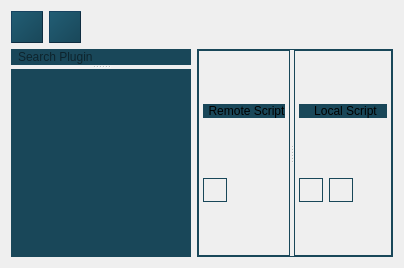
        <widget class="QWidget" name="remotepythonTab">
         <attribute name="icon">
          <iconset resource="RESOURCE.qrc">
           <normaloff>:/img/assets/python.png</normaloff>:/img/assets/python.png</iconset>
         </attribute>
         <attribute name="title">
          <string/>
         </attribute>
         <layout class="QGridLayout" name="gridLayout_2">
          <item row="1" column="1">
           <widget class="QSplitter" name="splitter">
            <property name="styleSheet">
             <string notr="true">border: 1px solid;
border-color:#194759;</string>
            </property>
            <property name="orientation">
             <enum>Qt::Horizontal</enum>
            </property>
            <widget class="QWidget" name="layoutWidget">
             <layout class="QVBoxLayout" name="verticalLayout">
              <property name="leftMargin">
               <number>5</number>
              </property>
              <property name="rightMargin">
               <number>5</number>
              </property>
              <item>
               <widget class="QLabel" name="remoteScriptLabel">
                <property name="minimumSize">
                 <size>
                  <width>0</width>
                  <height>14</height>
                 </size>
                </property>
                <property name="maximumSize">
                 <size>
                  <width>16777215</width>
                  <height>14</height>
                 </size>
                </property>
                <property name="styleSheet">
                 <string notr="true">background-color:#194759;
border: none;
padding-left: 5px;</string>
                </property>
                <property name="text">
                 <string>Remote Script</string>
                </property>
                <property name="textFormat">
                 <enum>Qt::AutoText</enum>
                </property>
                <property name="alignment">
                 <set>Qt::AlignCenter</set>
                </property>
               </widget>
              </item>
              <item>
               <widget class="QPushButton" name="eraseRButton">
                <property name="minimumSize">
                 <size>
                  <width>24</width>
                  <height>24</height>
                 </size>
                </property>
                <property name="maximumSize">
                 <size>
                  <width>24</width>
                  <height>24</height>
                 </size>
                </property>
                <property name="text">
                 <string/>
                </property>
                <property name="icon">
                 <iconset resource="RESOURCE.qrc">
                  <normaloff>:/img/assets/erase.png</normaloff>:/img/assets/erase.png</iconset>
                </property>
                <property name="iconSize">
                 <size>
                  <width>18</width>
                  <height>18</height>
                 </size>
                </property>
               </widget>
              </item>
              <item>
               <layout class="QVBoxLayout" name="LeditorLayout"/>
              </item>
             </layout>
            </widget>
            <widget class="QWidget" name="layoutWidget">
             <layout class="QVBoxLayout" name="verticalLayout_2">
              <property name="leftMargin">
               <number>5</number>
              </property>
              <property name="rightMargin">
               <number>5</number>
              </property>
              <item>
               <widget class="QLabel" name="localScriptLabel">
                <property name="minimumSize">
                 <size>
                  <width>0</width>
                  <height>14</height>
                 </size>
                </property>
                <property name="maximumSize">
                 <size>
                  <width>16777215</width>
                  <height>14</height>
                 </size>
                </property>
                <property name="styleSheet">
                 <string notr="true">background-color:#194759;
border: none;
padding-left: 5px;</string>
                </property>
                <property name="text">
                 <string>Local Script</string>
                </property>
                <property name="textFormat">
                 <enum>Qt::AutoText</enum>
                </property>
                <property name="alignment">
                 <set>Qt::AlignCenter</set>
                </property>
               </widget>
              </item>
              <item>
               <layout class="QHBoxLayout" name="horizontalLayout_4">
                <item>
                 <widget class="QPushButton" name="pluginTemplateInsesrtButton">
                  <property name="minimumSize">
                   <size>
                    <width>24</width>
                    <height>24</height>
                   </size>
                  </property>
                  <property name="maximumSize">
                   <size>
                    <width>24</width>
                    <height>24</height>
                   </size>
                  </property>
                  <property name="toolTip">
                   <string>&lt;html&gt;&lt;head/&gt;&lt;body&gt;&lt;p&gt;&lt;span style=&quot; font-weight:600;&quot;&gt;Add Popup Dialog Template&lt;/span&gt;&lt;/p&gt;&lt;/body&gt;&lt;/html&gt;</string>
                  </property>
                  <property name="text">
                   <string/>
                  </property>
                  <property name="icon">
                   <iconset resource="RESOURCE.qrc">
                    <normaloff>:/img/assets/add_windows_template.png</normaloff>:/img/assets/add_windows_template.png</iconset>
                  </property>
                  <property name="iconSize">
                   <size>
                    <width>18</width>
                    <height>18</height>
                   </size>
                  </property>
                 </widget>
                </item>
                <item>
                 <widget class="QPushButton" name="eraseLButton">
                  <property name="minimumSize">
                   <size>
                    <width>24</width>
                    <height>24</height>
                   </size>
                  </property>
                  <property name="maximumSize">
                   <size>
                    <width>24</width>
                    <height>24</height>
                   </size>
                  </property>
                  <property name="text">
                   <string/>
                  </property>
                  <property name="icon">
                   <iconset resource="RESOURCE.qrc">
                    <normaloff>:/img/assets/erase.png</normaloff>:/img/assets/erase.png</iconset>
                  </property>
                  <property name="iconSize">
                   <size>
                    <width>18</width>
                    <height>18</height>
                   </size>
                  </property>
                 </widget>
                </item>
                <item>
                 <spacer name="horizontalSpacer_4">
                  <property name="orientation">
                   <enum>Qt::Horizontal</enum>
                  </property>
                  <property name="sizeHint" stdset="0">
                   <size>
                    <width>40</width>
                    <height>20</height>
                   </size>
                  </property>
                 </spacer>
                </item>
               </layout>
              </item>
              <item>
               <layout class="QVBoxLayout" name="ReditorLayout"/>
              </item>
             </layout>
            </widget>
           </widget>
          </item>
          <item row="1" column="0">
           <widget class="QSplitter" name="plugins">
            <property name="minimumSize">
             <size>
              <width>180</width>
              <height>0</height>
             </size>
            </property>
            <property name="maximumSize">
             <size>
              <width>180</width>
              <height>16777215</height>
             </size>
            </property>
            <property name="orientation">
             <enum>Qt::Vertical</enum>
            </property>
            <widget class="QLineEdit" name="pluginsSearchEdit">
             <property name="maximumSize">
              <size>
               <width>16777215</width>
               <height>20</height>
              </size>
             </property>
             <property name="styleSheet">
              <string notr="true">background-color:#194759;
border: none;
padding-left: 5px;</string>
             </property>
             <property name="text">
              <string/>
             </property>
             <property name="placeholderText">
              <string>Search Plugin</string>
             </property>
            </widget>
            <widget class="QListWidget" name="pluginsList">
             <property name="maximumSize">
              <size>
               <width>180</width>
               <height>16777215</height>
              </size>
             </property>
             <property name="styleSheet">
              <string notr="true">QListWidget#pluginsList {
background-color:#194759;
border: none;
padding: 2px;
}
QListWidget#pluginsList:item:selected {
background-color: #194759;
height: 50px;
color: #2ecc71;
border: none;
}
QListWidget#pluginsList:item:hover {
background-color: #0F2D40;
height: 50px;
color: #2ecc71;
}</string>
             </property>
            </widget>
           </widget>
          </item>
          <item row="0" column="0" colspan="2">
           <layout class="QHBoxLayout" name="horizontalLayout_3">
            <item>
             <widget class="QPushButton" name="executeButton">
              <property name="minimumSize">
               <size>
                <width>32</width>
                <height>32</height>
               </size>
              </property>
              <property name="maximumSize">
               <size>
                <width>32</width>
                <height>32</height>
               </size>
              </property>
              <property name="toolTip">
               <string>&lt;html&gt;&lt;head/&gt;&lt;body&gt;&lt;p&gt;&lt;span style=&quot; font-weight:600;&quot;&gt;Execute script&lt;/span&gt;&lt;/p&gt;&lt;/body&gt;&lt;/html&gt;</string>
              </property>
              <property name="styleSheet">
               <string notr="true">QPushButton#executeButton {
            background: #194759;
            border: 1px outset;
            border-color: #0F2D40;
            text-decoration: none;
            background-color: qlineargradient(spread:pad, x1:1, y1:1, x2:0, y2:0, stop:0 #194759, stop:1 #225E75);
            }

QPushButton#executeButton:pressed {
            background: #194759;
            border: 1px outset;
            border-color: #0F2D40;
            background-color: qlineargradient(spread:pad, x1:1, y1:1, x2:0, y2:0, stop:0 #112F3B, stop:1 #1B4C5E);
            }</string>
              </property>
              <property name="text">
               <string/>
              </property>
              <property name="icon">
               <iconset resource="RESOURCE.qrc">
                <normaloff>:/img/assets/execute.png</normaloff>:/img/assets/execute.png</iconset>
              </property>
              <property name="iconSize">
               <size>
                <width>24</width>
                <height>24</height>
               </size>
              </property>
             </widget>
            </item>
            <item>
             <widget class="QPushButton" name="eraseButton">
              <property name="minimumSize">
               <size>
                <width>32</width>
                <height>32</height>
               </size>
              </property>
              <property name="maximumSize">
               <size>
                <width>32</width>
                <height>32</height>
               </size>
              </property>
              <property name="toolTip">
               <string>&lt;html&gt;&lt;head/&gt;&lt;body&gt;&lt;p&gt;&lt;span style=&quot; font-weight:600;&quot;&gt;Erase Scripts&lt;/span&gt;&lt;/p&gt;&lt;/body&gt;&lt;/html&gt;</string>
              </property>
              <property name="styleSheet">
               <string notr="true">QPushButton#eraseButton {
            background: #194759;
            border: 1px outset;
            border-color: #0F2D40;
            text-decoration: none;
            background-color: qlineargradient(spread:pad, x1:1, y1:1, x2:0, y2:0, stop:0 #194759, stop:1 #225E75);
            }

QPushButton#eraseButton:pressed {
            background: #194759;
            border: 1px outset;
            border-color: #0F2D40;
            background-color: qlineargradient(spread:pad, x1:1, y1:1, x2:0, y2:0, stop:0 #112F3B, stop:1 #1B4C5E);
            }</string>
              </property>
              <property name="text">
               <string/>
              </property>
              <property name="icon">
               <iconset resource="RESOURCE.qrc">
                <normaloff>:/img/assets/erase.png</normaloff>:/img/assets/erase.png</iconset>
              </property>
              <property name="iconSize">
               <size>
                <width>24</width>
                <height>24</height>
               </size>
              </property>
             </widget>
            </item>
            <item>
             <spacer name="horizontalSpacer_2">
              <property name="orientation">
               <enum>Qt::Horizontal</enum>
              </property>
              <property name="sizeHint" stdset="0">
               <size>
                <width>40</width>
                <height>20</height>
               </size>
              </property>
             </spacer>
            </item>
           </layout>
          </item>
         </layout>
        </widget>
